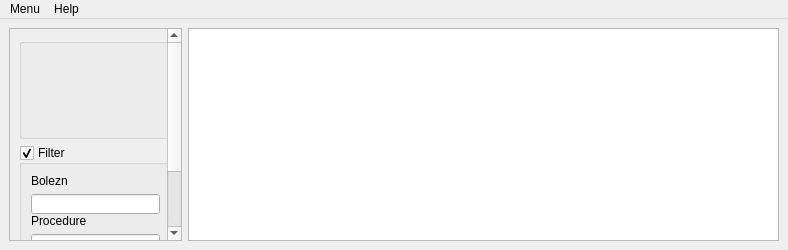
<?xml version="1.0" encoding="UTF-8"?>
<ui version="4.0">
 <class>MainWindow</class>
 <widget class="QMainWindow" name="MainWindow">
  <property name="geometry">
   <rect>
    <x>0</x>
    <y>0</y>
    <width>788</width>
    <height>250</height>
   </rect>
  </property>
  <property name="windowTitle">
   <string>MainWindow</string>
  </property>
  <widget class="QWidget" name="centralwidget">
   <layout class="QFormLayout" name="formLayout">
    <item row="0" column="1">
     <widget class="QTableView" name="tableView">
      <property name="minimumSize">
       <size>
        <width>400</width>
        <height>210</height>
       </size>
      </property>
     </widget>
    </item>
    <item row="0" column="0">
     <widget class="QScrollArea" name="scrollArea">
      <property name="minimumSize">
       <size>
        <width>170</width>
        <height>210</height>
       </size>
      </property>
      <property name="frameShape">
       <enum>QFrame::StyledPanel</enum>
      </property>
      <property name="frameShadow">
       <enum>QFrame::Sunken</enum>
      </property>
      <property name="lineWidth">
       <number>3</number>
      </property>
      <property name="verticalScrollBarPolicy">
       <enum>Qt::ScrollBarAsNeeded</enum>
      </property>
      <property name="horizontalScrollBarPolicy">
       <enum>Qt::ScrollBarAlwaysOff</enum>
      </property>
      <property name="sizeAdjustPolicy">
       <enum>QAbstractScrollArea::AdjustToContents</enum>
      </property>
      <property name="widgetResizable">
       <bool>true</bool>
      </property>
      <property name="alignment">
       <set>Qt::AlignLeading|Qt::AlignLeft|Qt::AlignVCenter</set>
      </property>
      <widget class="QWidget" name="scrollAreaWidgetContents">
       <property name="geometry">
        <rect>
         <x>0</x>
         <y>0</y>
         <width>171</width>
         <height>301</height>
        </rect>
       </property>
       <layout class="QVBoxLayout" name="verticalLayout_2">
        <item>
         <widget class="QGroupBox" name="groupBox">
          <property name="sizePolicy">
           <sizepolicy hsizetype="Fixed" vsizetype="Fixed">
            <horstretch>0</horstretch>
            <verstretch>187</verstretch>
           </sizepolicy>
          </property>
          <property name="minimumSize">
           <size>
            <width>153</width>
            <height>101</height>
           </size>
          </property>
          <property name="maximumSize">
           <size>
            <width>153</width>
            <height>101</height>
           </size>
          </property>
          <property name="title">
           <string/>
          </property>
          <widget class="QLabel" name="Medi">
           <property name="geometry">
            <rect>
             <x>10</x>
             <y>10</y>
             <width>131</width>
             <height>16</height>
            </rect>
           </property>
           <property name="font">
            <font>
             <family>Times New Roman</family>
             <pointsize>12</pointsize>
             <bold>true</bold>
            </font>
           </property>
           <property name="text">
            <string/>
           </property>
          </widget>
          <widget class="QLabel" name="kolvo">
           <property name="geometry">
            <rect>
             <x>10</x>
             <y>50</y>
             <width>141</width>
             <height>16</height>
            </rect>
           </property>
           <property name="font">
            <font>
             <family>Times New Roman</family>
             <pointsize>11</pointsize>
             <bold>true</bold>
             <underline>true</underline>
            </font>
           </property>
           <property name="text">
            <string/>
           </property>
          </widget>
         </widget>
        </item>
        <item>
         <widget class="QGroupBox" name="groupBox_2">
          <property name="minimumSize">
           <size>
            <width>0</width>
            <height>176</height>
           </size>
          </property>
          <property name="title">
           <string>Filter</string>
          </property>
          <property name="checkable">
           <bool>true</bool>
          </property>
          <layout class="QVBoxLayout" name="verticalLayout_3">
           <item>
            <widget class="QLabel" name="label">
             <property name="text">
              <string>Bolezn</string>
             </property>
            </widget>
           </item>
           <item>
            <widget class="QLineEdit" name="bol">
             <property name="minimumSize">
              <size>
               <width>0</width>
               <height>20</height>
              </size>
             </property>
            </widget>
           </item>
           <item>
            <widget class="QLabel" name="label_2">
             <property name="text">
              <string>Procedure</string>
             </property>
            </widget>
           </item>
           <item>
            <widget class="QLineEdit" name="proc">
             <property name="minimumSize">
              <size>
               <width>0</width>
               <height>20</height>
              </size>
             </property>
            </widget>
           </item>
           <item>
            <widget class="QCheckBox" name="checkBox_2">
             <property name="minimumSize">
              <size>
               <width>0</width>
               <height>20</height>
              </size>
             </property>
             <property name="autoFillBackground">
              <bool>false</bool>
             </property>
             <property name="text">
              <string>high temp</string>
             </property>
             <property name="tristate">
              <bool>true</bool>
             </property>
            </widget>
           </item>
           <item>
            <widget class="QCheckBox" name="checkBox_3">
             <property name="minimumSize">
              <size>
               <width>0</width>
               <height>20</height>
              </size>
             </property>
             <property name="text">
              <string>nausea</string>
             </property>
             <property name="tristate">
              <bool>true</bool>
             </property>
            </widget>
           </item>
           <item>
            <widget class="QCheckBox" name="checkBox_4">
             <property name="minimumSize">
              <size>
               <width>0</width>
               <height>20</height>
              </size>
             </property>
             <property name="text">
              <string>stomach hurts</string>
             </property>
             <property name="tristate">
              <bool>true</bool>
             </property>
            </widget>
           </item>
          </layout>
         </widget>
        </item>
       </layout>
      </widget>
     </widget>
    </item>
   </layout>
  </widget>
  <widget class="QMenuBar" name="menubar">
   <property name="geometry">
    <rect>
     <x>0</x>
     <y>0</y>
     <width>788</width>
     <height>22</height>
    </rect>
   </property>
   <widget class="QMenu" name="menuMenu">
    <property name="title">
     <string>Menu</string>
    </property>
    <addaction name="actionAdd"/>
    <addaction name="actionEdit"/>
    <addaction name="actionDelete"/>
    <addaction name="separator"/>
    <addaction name="actionExit"/>
   </widget>
   <widget class="QMenu" name="menuHelp">
    <property name="title">
     <string>Help</string>
    </property>
    <addaction name="actionAbout_author"/>
    <addaction name="actionChange_language"/>
   </widget>
   <addaction name="menuMenu"/>
   <addaction name="menuHelp"/>
  </widget>
  <action name="actionAdd">
   <property name="text">
    <string>Add</string>
   </property>
  </action>
  <action name="actionEdit">
   <property name="text">
    <string>Edit</string>
   </property>
  </action>
  <action name="actionDelete">
   <property name="text">
    <string>Delete</string>
   </property>
  </action>
  <action name="actionExit">
   <property name="text">
    <string>Exit</string>
   </property>
  </action>
  <action name="actionAbout_author">
   <property name="text">
    <string>About author</string>
   </property>
  </action>
  <action name="actionChange_language">
   <property name="text">
    <string>Change language</string>
   </property>
  </action>
 </widget>
 <resources/>
 <connections/>
</ui>
